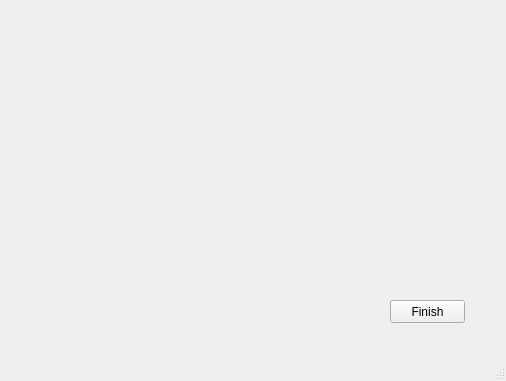
<?xml version="1.0" encoding="UTF-8"?>
<ui version="4.0">
 <class>Test</class>
 <widget class="QMainWindow" name="Test">
  <property name="geometry">
   <rect>
    <x>0</x>
    <y>0</y>
    <width>506</width>
    <height>381</height>
   </rect>
  </property>
  <property name="windowTitle">
   <string>MainWindow</string>
  </property>
  <widget class="QWidget" name="centralwidget">
   <widget class="QPushButton" name="pushButton">
    <property name="geometry">
     <rect>
      <x>390</x>
      <y>300</y>
      <width>75</width>
      <height>23</height>
     </rect>
    </property>
    <property name="text">
     <string>Finish</string>
    </property>
   </widget>
  </widget>
  <widget class="QMenuBar" name="menubar">
   <property name="geometry">
    <rect>
     <x>0</x>
     <y>0</y>
     <width>506</width>
     <height>20</height>
    </rect>
   </property>
  </widget>
  <widget class="QStatusBar" name="statusbar"/>
 </widget>
 <resources/>
 <connections/>
</ui>
